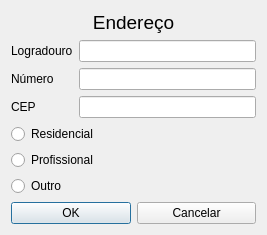
<?xml version="1.0" encoding="UTF-8"?>
<ui version="4.0">
 <class>EnderecoUI</class>
 <widget class="QDialog" name="EnderecoUI">
  <property name="geometry">
   <rect>
    <x>0</x>
    <y>0</y>
    <width>267</width>
    <height>226</height>
   </rect>
  </property>
  <property name="windowTitle">
   <string>Dialog</string>
  </property>
  <layout class="QGridLayout" name="gridLayout_2">
   <item row="0" column="0">
    <widget class="QLabel" name="label">
     <property name="font">
      <font>
       <pointsize>14</pointsize>
      </font>
     </property>
     <property name="text">
      <string>Endereço</string>
     </property>
     <property name="alignment">
      <set>Qt::AlignCenter</set>
     </property>
    </widget>
   </item>
   <item row="1" column="0">
    <layout class="QGridLayout" name="gridLayout">
     <item row="0" column="0">
      <widget class="QLabel" name="label_2">
       <property name="text">
        <string>Logradouro</string>
       </property>
      </widget>
     </item>
     <item row="0" column="1">
      <widget class="QLineEdit" name="Logradouro"/>
     </item>
     <item row="1" column="0">
      <widget class="QLabel" name="label_3">
       <property name="text">
        <string>Número</string>
       </property>
      </widget>
     </item>
     <item row="1" column="1">
      <widget class="QLineEdit" name="Numero"/>
     </item>
     <item row="2" column="0">
      <widget class="QLabel" name="label_4">
       <property name="text">
        <string>CEP</string>
       </property>
      </widget>
     </item>
     <item row="2" column="1">
      <widget class="QLineEdit" name="CEP"/>
     </item>
    </layout>
   </item>
   <item row="2" column="0">
    <layout class="QVBoxLayout" name="verticalLayout">
     <item>
      <widget class="QRadioButton" name="Residencial">
       <property name="text">
        <string>Residencial</string>
       </property>
      </widget>
     </item>
     <item>
      <widget class="QRadioButton" name="Profissional">
       <property name="text">
        <string>Profissional</string>
       </property>
      </widget>
     </item>
     <item>
      <widget class="QRadioButton" name="Outro">
       <property name="text">
        <string>Outro</string>
       </property>
      </widget>
     </item>
    </layout>
   </item>
   <item row="3" column="0">
    <layout class="QHBoxLayout" name="horizontalLayout">
     <item>
      <widget class="QPushButton" name="OK">
       <property name="text">
        <string>OK</string>
       </property>
      </widget>
     </item>
     <item>
      <widget class="QPushButton" name="Cancelar">
       <property name="text">
        <string>Cancelar</string>
       </property>
      </widget>
     </item>
    </layout>
   </item>
  </layout>
 </widget>
 <resources/>
 <connections>
  <connection>
   <sender>Cancelar</sender>
   <signal>clicked()</signal>
   <receiver>EnderecoUI</receiver>
   <slot>reject()</slot>
   <hints>
    <hint type="sourcelabel">
     <x>241</x>
     <y>198</y>
    </hint>
    <hint type="destinationlabel">
     <x>251</x>
     <y>166</y>
    </hint>
   </hints>
  </connection>
 </connections>
</ui>
